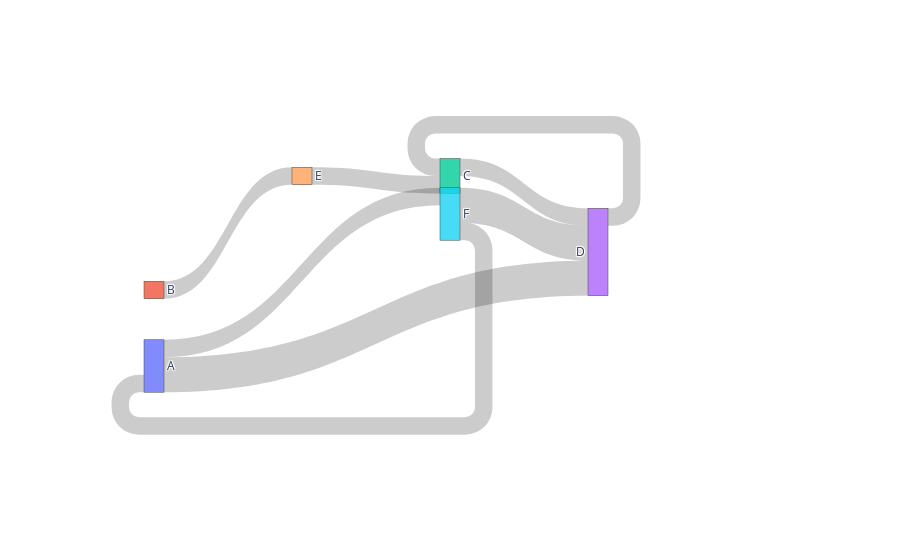

The cell this chart's notebook holds for it:
### Code cell
fig = go.Figure(go.Sankey(
    arrangement = "fixed",
    node = {
        "label": ["A", "B", "C", "D", "E", "F"],
        "x": [0.1, 0.1, 0.5, 0.7, 0.3, 0.5],
        "y": [0.7, 0.5, 0.2, 0.4, 0.2, 0.3],
        'pad':10},  # 10 Pixels
    link = {
        "source": [0, 0, 1, 2, 5, 4, 3, 5],
        "target": [5, 3, 4, 3, 0, 2, 2, 3],
        "value": [1, 2, 1, 1, 1, 1, 1, 2]}))

fig.show()

### Figure 1 — Plotly figure (JSON) as saved in the notebook; plotly's stock layout.template omitted (floating-point values rounded to 4 significant figures)
{"data": [{"arrangement": "fixed", "link": {"source": [0, 0, 1, 2, 5, 4, 3, 5], "target": [5, 3, 4, 3, 0, 2, 2, 3], "value": [1, 2, 1, 1, 1, 1, 1, 2]}, "node": {"label": ["A", "B", "C", "D", "E", "F"], "pad": 10, "x": [0.1, 0.1, 0.5, 0.7, 0.3, 0.5], "y": [0.7, 0.5, 0.2, 0.4, 0.2, 0.3]}, "type": "sankey"}], "layout": {"autosize": true}}
